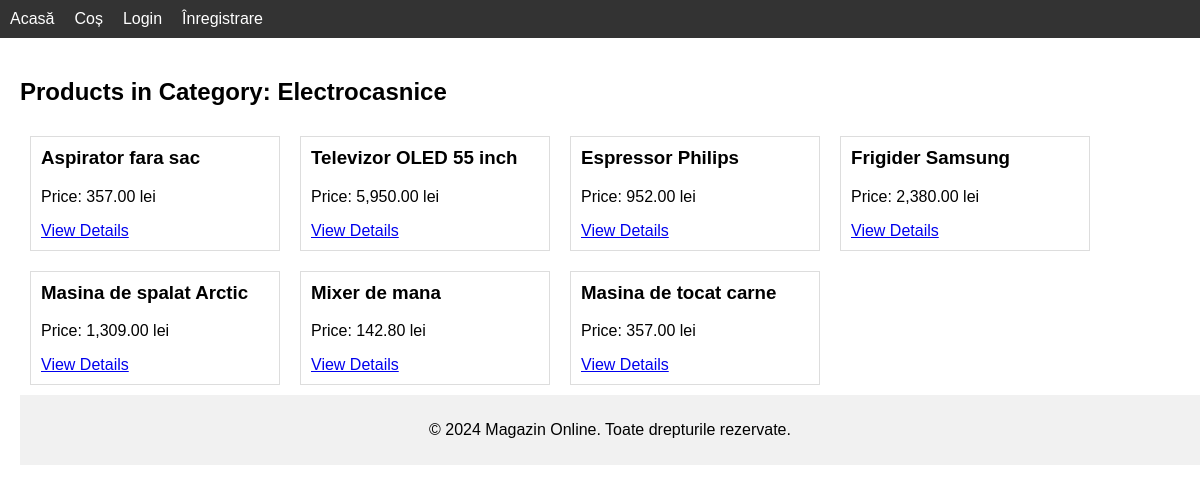
/category.php?id=1, run on the app's committed database.
### tables this page shows
CREATE TABLE IF NOT EXISTS `categories` (
  `id` int NOT NULL AUTO_INCREMENT,
  `name` varchar(100) NOT NULL,
  PRIMARY KEY (`id`)
);

CREATE TABLE IF NOT EXISTS `products` (
  `id` int NOT NULL AUTO_INCREMENT,
  `title` varchar(150) NOT NULL,
  `description` text,
  `price` decimal(10,2) NOT NULL,
  `is_taxable` tinyint(1) NOT NULL DEFAULT '0',
  PRIMARY KEY (`id`)
);

### classes/Category.php (called while the page is built, shortened)
<?php
class Category {
    private $name;
    public function __construct($id, $name) {
        $this->name = htmlspecialchars($name);
    }
    public function getName() {
        return $this->name;
    }
}
?>

### classes/Product.php (called while the page is built, shortened)
<?php
class Product {
    protected $id;
    protected $title;
    protected $price;
    protected $isTaxable;
    public function __construct($id, $title, $description, $price, $isTaxable) {
        $this->id = $id;
        $this->title = htmlspecialchars($title);
        $this->price = $price;
        $this->isTaxable = $isTaxable;
    }
    public function getId() {
        return $this->id;
    }
    public function getTitle() {
        return $this->title;
    }
    public function isTaxable() {
        return $this->isTaxable;
    }
    public function getPriceWithTax() {
        if ($this->isTaxable()) {
            return $this->price * 1.19;
        }
        return $this->price;
    }
}
?>

### category.php (the view, shortened to what this page needs)
<?php
include 'includes/header.php';
require_once 'classes/Product.php';
require_once 'classes/Category.php';
$categoryId = intval($_GET['id']);
$stmt = $conn->prepare("SELECT name FROM categories WHERE id = ?");
$stmt->bind_param("i", $categoryId);
$stmt->execute();
$result = $stmt->get_result();
$categoryData = $result->fetch_assoc();
$category = new Category($categoryId, $categoryData['name']);
?>
<h2>Products in Category: <?php echo $category->getName(); ?></h2>
<div class="products">
    <?php
    $stmt = $conn->prepare("SELECT products.* FROM products
                            JOIN product_categories ON products.id = product_categories.product_id
                            WHERE product_categories.category_id = ?");
    $stmt->bind_param("i", $categoryId);
    $stmt->execute();
    $productsResult = $stmt->get_result();
    if ($productsResult->num_rows === 0) {
        echo "<p>No products in this category.</p>";
    } else {
        while ($row = $productsResult->fetch_assoc()) {
            $product = new Product($row['id'], $row['title'], $row['description'], $row['price'], $row['is_taxable']);
            $priceWithTax = $product->isTaxable() ? number_format($product->getPriceWithTax(), 2) : number_format($product->getPrice(), 2);
            echo "<div class='product'>
                    <h3>{$product->getTitle()}</h3>
                    <p>Price: {$priceWithTax} lei</p>
                    <a href='product.php?id={$product->getId()}'>View Details</a>
                  </div>";
        }
    }
    ?>
</div>
<?php
include 'includes/footer.php';
?>

### css/styles.css (style rules this page uses)
body { font-family: Arial, sans-serif; margin: 0; padding: 0; }
.products, .categories { display: flex; flex-wrap: wrap; }
.product, .category { border: 1px solid #ddd; padding: 10px; margin: 10px; width: calc(25% - 40px); box-sizing: border-box; }
.product h3, .category h3 { margin-top: 0; }

### data on the page
categories: name "Electrocasnice"
products: title "Aspirator fara sac", priceWithTax "357.00"
products: title "Televizor OLED 55 inch", priceWithTax "5,950.00"
products: title "Espressor Philips", priceWithTax "952.00"
products: title "Frigider Samsung", priceWithTax "2,380.00"
products: title "Masina de spalat Arctic", priceWithTax "1,309.00"
products: title "Mixer de mana", priceWithTax "142.80"
products: title "Masina de tocat carne", priceWithTax "357.00"
